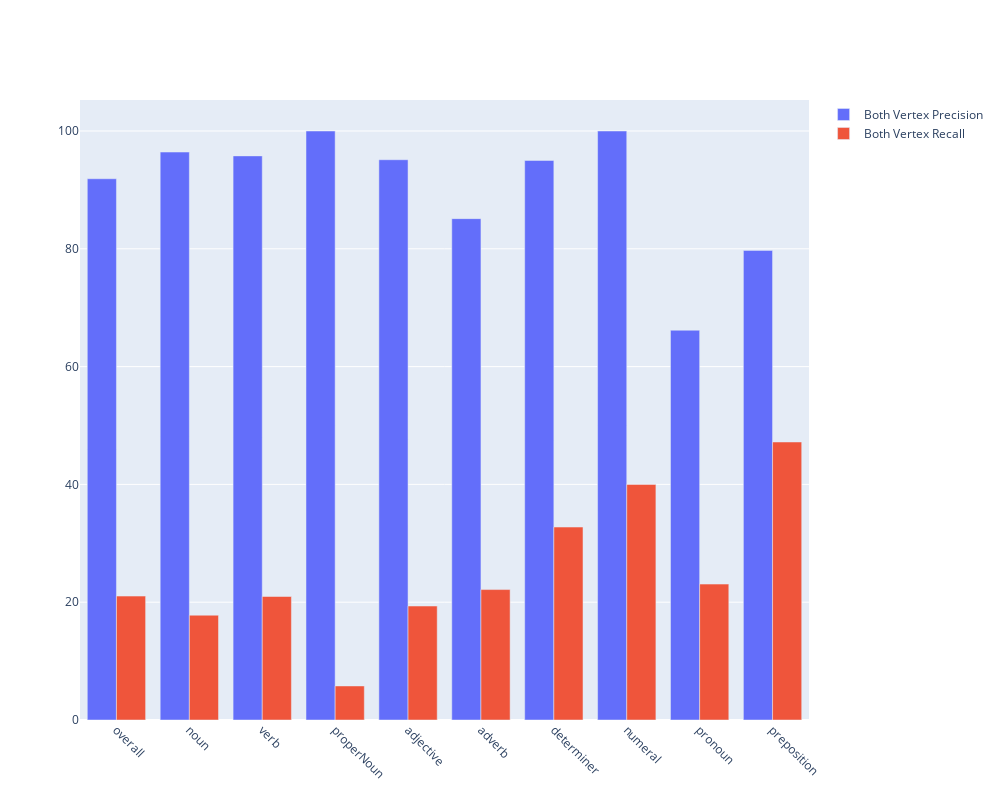
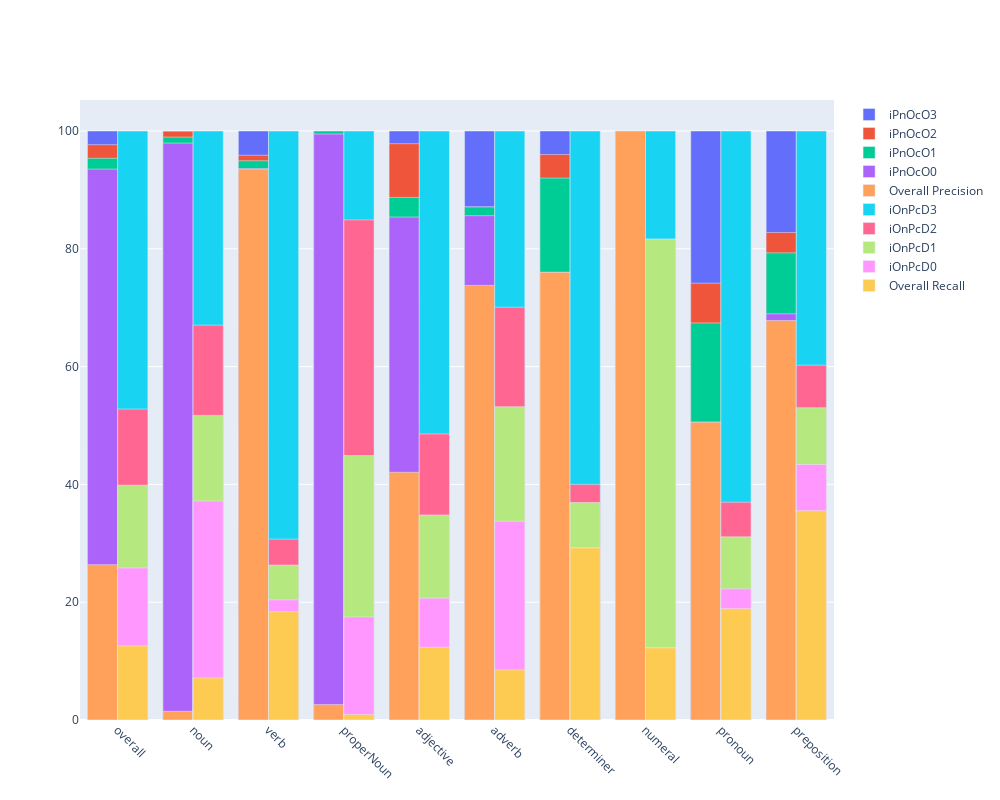

These figures' notebook cell, in order:
### Code cell
metrics = getRaw("en-ca")
bvP, bvR, ipnoco, ionpcd = compute(metrics)
plot2in2(bvP, bvR, ipnoco, ionpcd)

### Figure 1 — Plotly figure (JSON) as saved in the notebook; plotly's stock layout.template omitted (floating-point values rounded to 4 significant figures)
{"data": [{"base": 0, "name": "Both Vertex Precision", "offset": -0.4, "type": "bar", "width": 0.4, "x": ["overall", "noun", "verb", "properNoun", "adjective", "adverb", "determiner", "numeral", "pronoun", "preposition"], "y": [91.89, 96.43, 95.78, 100, 95.12, 85.12, 95, 100, 66.18, 79.73]}, {"base": 0, "name": "Both Vertex Recall", "offset": 0, "type": "bar", "width": 0.4, "x": ["overall", "noun", "verb", "properNoun", "adjective", "adverb", "determiner", "numeral", "pronoun", "preposition"], "y": [21.04, 17.79, 20.97, 5.78, 19.35, 22.14, 32.76, 40, 23.08, 47.2]}], "layout": {"barmode": "group", "height": 800, "width": 1000, "xaxis": {"tickangle": 45}}}

### Figure 2 — Plotly figure (JSON) as saved in the notebook; plotly's stock layout.template omitted (floating-point values rounded to 4 significant figures)
{"data": [{"base": 0, "name": "iPnOcO3", "offset": -0.4, "type": "bar", "width": 0.4, "x": ["overall", "noun", "verb", "properNoun", "adjective", "adverb", "determiner", "numeral", "pronoun", "preposition"], "y": [100, 100, 100, 100, 100, 100, 100, 100, 100, 100.0]}, {"base": 0, "name": "iPnOcO2", "offset": -0.4, "type": "bar", "width": 0.4, "x": ["overall", "noun", "verb", "properNoun", "adjective", "adverb", "determiner", "numeral", "pronoun", "preposition"], "y": [97.67, 99.95, 95.88, 100, 97.84, 87.1, 96, 100, 74.16, 82.76]}, {"base": 0, "name": "iPnOcO1", "offset": -0.4, "type": "bar", "width": 0.4, "x": ["overall", "noun", "verb", "properNoun", "adjective", "adverb", "determiner", "numeral", "pronoun", "preposition"], "y": [95.36, 98.96, 94.95, 100, 88.73, 87.1, 92, 100, 67.42, 79.31]}, {"base": 0, "name": "iPnOcO0", "offset": -0.4, "type": "bar", "width": 0.4, "x": ["overall", "noun", "verb", "properNoun", "adjective", "adverb", "determiner", "numeral", "pronoun", "preposition"], "y": [93.53, 97.95, 93.62, 99.48, 85.39, 85.62, 76, 100, 50.56, 68.97]}, {"base": 0, "name": "Overall Precision", "offset": -0.4, "type": "bar", "width": 0.4, "x": ["overall", "noun", "verb", "properNoun", "adjective", "adverb", "determiner", "numeral", "pronoun", "preposition"], "y": [26.37, 1.475, 93.48, 2.618, 42.06, 73.78, 76, 100, 50.56, 67.82]}, {"base": 0, "name": "iOnPcD3", "offset": 0, "type": "bar", "width": 0.4, "x": ["overall", "noun", "verb", "properNoun", "adjective", "adverb", "determiner", "numeral", "pronoun", "preposition"], "y": [100, 100.0, 100, 100, 100, 100, 100, 100, 100, 100]}, {"base": 0, "name": "iOnPcD2", "offset": 0, "type": "bar", "width": 0.4, "x": ["overall", "noun", "verb", "properNoun", "adjective", "adverb", "determiner", "numeral", "pronoun", "preposition"], "y": [52.79, 67.04, 30.7, 84.91, 48.56, 70.08, 40, 81.63, 36.97, 60.24]}, {"base": 0, "name": "iOnPcD1", "offset": 0, "type": "bar", "width": 0.4, "x": ["overall", "noun", "verb", "properNoun", "adjective", "adverb", "determiner", "numeral", "pronoun", "preposition"], "y": [39.86, 51.72, 26.31, 44.91, 34.81, 53.18, 36.92, 81.63, 31.09, 53.01]}, {"base": 0, "name": "iOnPcD0", "offset": 0, "type": "bar", "width": 0.4, "x": ["overall", "noun", "verb", "properNoun", "adjective", "adverb", "determiner", "numeral", "pronoun", "preposition"], "y": [25.81, 37.19, 20.4, 17.5, 20.68, 33.75, 29.23, 12.24, 22.27, 43.37]}, {"base": 0, "name": "Overall Recall", "offset": 0, "type": "bar", "width": 0.4, "x": ["overall", "noun", "verb", "properNoun", "adjective", "adverb", "determiner", "numeral", "pronoun", "preposition"], "y": [12.58, 7.133, 18.38, 0.9259, 12.34, 8.51, 29.23, 12.24, 18.91, 35.54]}], "layout": {"barmode": "group", "height": 800, "width": 1000, "xaxis": {"tickangle": 45}}}
